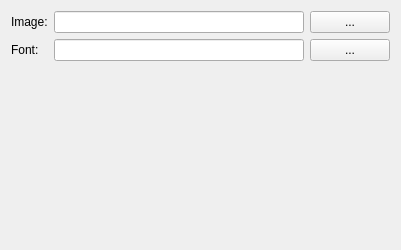
<?xml version="1.0" encoding="UTF-8"?>
<ui version="4.0">
 <class>SetupTabTemplates</class>
 <widget class="QWidget" name="SetupTabTemplates">
  <property name="geometry">
   <rect>
    <x>0</x>
    <y>0</y>
    <width>401</width>
    <height>250</height>
   </rect>
  </property>
  <property name="windowTitle">
   <string>Form</string>
  </property>
  <layout class="QGridLayout" name="gridLayout">
   <item row="1" column="1">
    <widget class="QLineEdit" name="lineEditFont"/>
   </item>
   <item row="1" column="2">
    <widget class="QPushButton" name="pushButtonBrowseFont">
     <property name="text">
      <string>...</string>
     </property>
    </widget>
   </item>
   <item row="0" column="1">
    <widget class="QLineEdit" name="lineEditImage"/>
   </item>
   <item row="0" column="2">
    <widget class="QPushButton" name="pushButtonBrowseImage">
     <property name="text">
      <string>...</string>
     </property>
    </widget>
   </item>
   <item row="0" column="0">
    <widget class="QLabel" name="label">
     <property name="text">
      <string>Image:</string>
     </property>
    </widget>
   </item>
   <item row="1" column="0">
    <widget class="QLabel" name="label_2">
     <property name="text">
      <string>Font:</string>
     </property>
    </widget>
   </item>
   <item row="2" column="1">
    <spacer name="verticalSpacer">
     <property name="orientation">
      <enum>Qt::Vertical</enum>
     </property>
     <property name="sizeHint" stdset="0">
      <size>
       <width>20</width>
       <height>40</height>
      </size>
     </property>
    </spacer>
   </item>
  </layout>
 </widget>
 <resources/>
 <connections/>
</ui>
